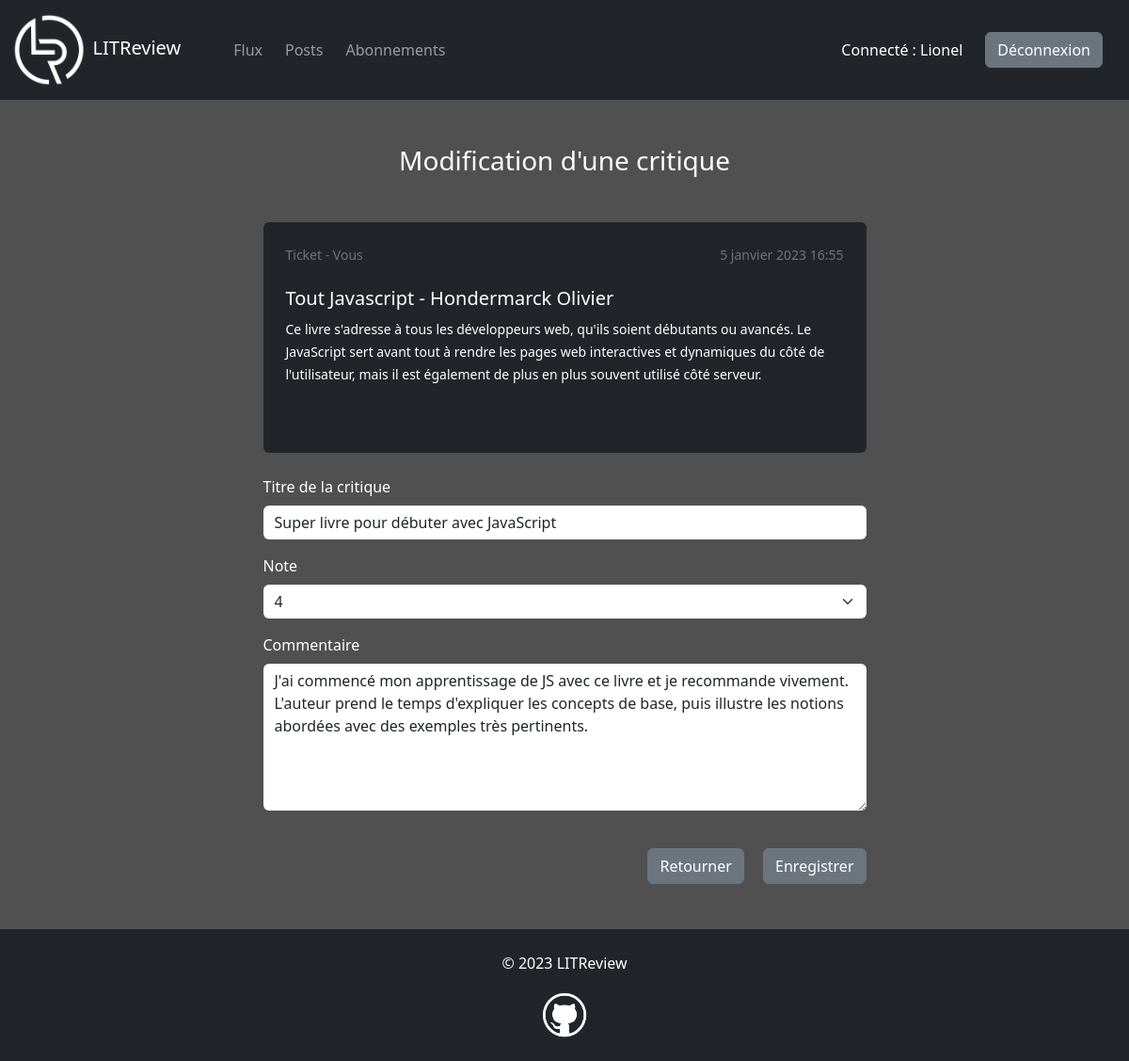
The page /critique/8/modifier/ (signed in) on the database its author committed.
### accounts/models.py (models this page shows)
class User(AbstractUser):
    pass

### reviews/models.py (models this page shows, shortened)
class Ticket(models.Model):
    user = models.ForeignKey(to=settings.AUTH_USER_MODEL, on_delete=models.CASCADE)
    title = models.CharField(max_length=128)
    description = models.TextField(max_length=2048, blank=True)
    image = models.ImageField(null=True, blank=True, upload_to="book_covers")
    time_created = models.DateTimeField(auto_now_add=True)

class Review(models.Model):
    RATING_CHOICES = ((1, "1"), (2, "2"), (3, "3"), (4, "4"), (5, "5"))
    user = models.ForeignKey(to=settings.AUTH_USER_MODEL, on_delete=models.CASCADE)
    ticket = models.OneToOneField(to=Ticket, on_delete=models.CASCADE, related_name="review")
    headline = models.CharField(max_length=128)
    rating = models.SmallIntegerField(choices=RATING_CHOICES)
    body = models.TextField(max_length=8192, blank=True)
    time_created = models.DateTimeField(auto_now_add=True)

### reviews/views.py (the view)
# urls.py: path("critique/<int:review_id>/modifier/", views.update_review, name="update_review"),
@login_required
def update_review(request, review_id):
    review = get_object_or_404(Review, pk=review_id)
    if request.user != review.user:
        raise PermissionDenied()
    review_form = UpdateReviewForm(instance=review)
    if request.method == "POST":
        review_form = UpdateReviewForm(request.POST, instance=review)
        if review_form.is_valid():
            review.save()
            return redirect("posts")
    ticket = Ticket.objects.get(pk=review.ticket.pk)
    context = {"review_form": review_form, "ticket": ticket, "review": review}
    return render(request, "reviews/review_form.html", context)

### reviews/forms.py
class UpdateReviewForm(CreateReviewForm):
    def __init__(self, *args, **kwargs):
        super(CreateReviewForm, self).__init__(*args, **kwargs)
        self.fields["headline"].widget.attrs["placeholder"] = ""
        self.fields["body"].widget.attrs["placeholder"] = ""

### reviews/templates/reviews/review_form.html (shortened to what this page needs)
{% extends "base.html" %}
{% load bootstrap5 %}
{% block content %}
<div class="row justify-content-center">
    <div class="col-md-9 col-lg-8 col-xl-7 col-xxl-6">
        <h3 class="text-center text-white mb-5">
            {% if review %}Modification d'une critique{% else %}Nouvelle critique{% endif %}
        </h3>
        <div class="bg-dark rounded p-4 mb-4">
            <div class="d-flex justify-content-between text-secondary">
                {% if ticket.user == request.user %}
                <small>Ticket - Vous</small>
                {% else %}
                <small>Ticket - {{ ticket.user.username }}</small>
                {% endif %}
                <small class="ms-4">{{ ticket.time_created|date }} {{ ticket.time_created|time }}</small>
            </div>
            <h5 class="text-white mt-4">{{ ticket.title }}</h5>
            {% if ticket.description %}
            <p class="text-white"><small>{{ ticket.description }}</small></p>
            {% endif %}
            {% if ticket.image %}
            <div class="row justify-content-center mt-4">
                <div class="col-8 col-sm-5 col-lg-4">
                </div>
            </div>
            {% endif %}
        </div>
        <form method="POST">
            {% bootstrap_form review_form bound_css_class="" %}
            <div class="text-end">
                {% if review %}
                <a class="btn btn-secondary mt-4 me-3" href="{% url 'posts' %}">Retourner</a>
                {% else %}
                <a class="btn btn-secondary mt-4 me-3" href="{% url 'feed' %}">Retourner</a>
                {% endif %}
                <button class="btn btn-secondary mt-4" type="submit">
                    {% if review %}Enregistrer{% else %}Créer{% endif %}
                </button>
            </div>
        </form>
    </div>
</div>
{% endblock content %}

### templates/base.html (shortened to what this page needs)
<!DOCTYPE html>
{% load static %}
<html lang="fr">
<head>
    <link
    href="https://cdn.jsdelivr.net/npm/bootstrap@5.3.0-alpha1/dist/css/bootstrap.min.css"
    rel="stylesheet"
>
    <link rel="stylesheet" href="{% static 'css/style.css' %}">
</head>
<body>
    <div id="main-container">
        <nav class="navbar navbar-dark bg-dark navbar-expand-lg" data-bs-theme="dark">
            <div class="container-fluid">
                <a class="navbar-brand me-5" href="">
                    <img id="litreview-logo" src="{% static 'img/logos/litreview-logo.png' %}" alt="logo">
                    LITReview
                </a>
                {% if user.is_authenticated %}
                <div class="collapse navbar-collapse" id="navbar">
                    <ul class="navbar-nav me-auto mb-2 mb-lg-0">
                        <li>
                            <a class="nav-link me-2" href="{% url 'feed' %}">Flux</a>
                        </li>
                        <li>
                            <a class="nav-link me-2" href="{% url 'posts' %}">Posts</a>
                        </li>
                        <li>
                            <a class="nav-link me-2" href="{% url 'subscriptions' %}">Abonnements</a>
                        </li>
                    </ul>
                    <p class="text-white mt-3 me-4">Connecté : {{ user.username }}</p>
                    <a class="btn btn-secondary me-3 my-2" href="{% url 'logout' %}">Déconnexion</a>
                </div>
                {% endif %}
            </div>
        </nav>
        <div class="container mt-5">
            {% block content %}
            {% endblock content %}
        </div>
    </div>
    <footer class="bg-dark mt-5">
        <p class="text-white text-center pt-4">&copy; <span>{% now "Y" %}</span> LITReview</p>
        <p class="text-center">
            <a href="https://github.com/romansainthilaire" target="_blank">
                <img id="github-logo" src="{% static 'img/logos/github-logo.png' %}" alt="">
            </a>
        </p>
    </footer>
</body>
</html>

### static/css/style.css (style rules this page uses)
body { background-color: rgb(80, 80, 80); }
#main-container { min-height: calc(100vh - 140px); }
footer { height: 140px; }
#litreview-logo { max-height: 80px; }
#github-logo { max-height: 50px; margin-top: 2px; margin-bottom: 2px; }
label, input { color: white; }
a { color: rgb(195, 195, 195); text-underline-offset: 3px; }
.form-control, .form-select { border: none; }

### rows shown on the page
User: username "Lionel"
Ticket: time_created "5 janvier 2023", time_created "16:55", title "Tout Javascript - Hondermarck Olivier", description "Ce livre s'adresse à tous les développeurs web, qu'ils soient débutants ou avancés. Le JavaScript sert avant tout à rendre les pages web interactives et dynamiques du côté de l'utilisateur, mais il est également de plus en plus souvent utilisé côté serveur."
Review: headline "Super livre pour débuter avec JavaScript", rating "4", body "J'ai commencé mon apprentissage de JS avec ce livre et je recommande vivement. L'auteur prend le temps d'expliquer les concepts de base, puis illustre les notions abordées avec des exemples très pertinents."
